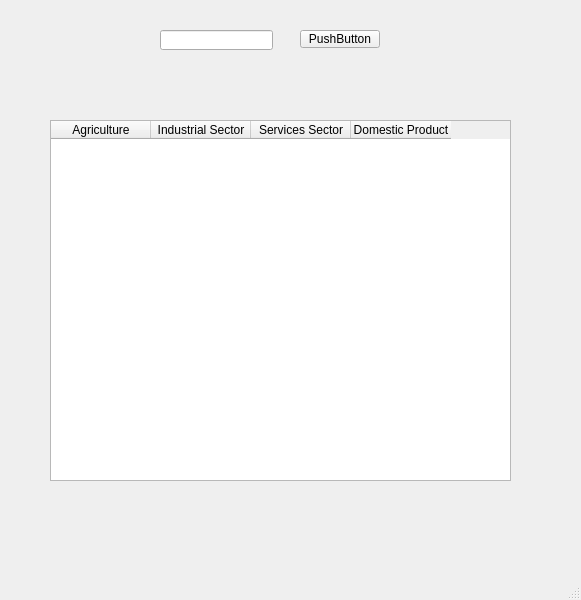
<?xml version="1.0" encoding="UTF-8"?>
<ui version="4.0">
 <class>MainWindow</class>
 <widget class="QMainWindow" name="MainWindow">
  <property name="geometry">
   <rect>
    <x>0</x>
    <y>0</y>
    <width>581</width>
    <height>600</height>
   </rect>
  </property>
  <property name="windowTitle">
   <string>MainWindow</string>
  </property>
  <widget class="QWidget" name="centralwidget">
   <widget class="QPushButton" name="pushButton">
    <property name="geometry">
     <rect>
      <x>300</x>
      <y>30</y>
      <width>80</width>
      <height>18</height>
     </rect>
    </property>
    <property name="text">
     <string>PushButton</string>
    </property>
   </widget>
   <widget class="QLineEdit" name="lineEdit">
    <property name="geometry">
     <rect>
      <x>160</x>
      <y>30</y>
      <width>113</width>
      <height>20</height>
     </rect>
    </property>
   </widget>
   <widget class="QTableWidget" name="tableWidget">
    <property name="geometry">
     <rect>
      <x>50</x>
      <y>120</y>
      <width>461</width>
      <height>361</height>
     </rect>
    </property>
    <property name="minimumSize">
     <size>
      <width>461</width>
      <height>0</height>
     </size>
    </property>
    <property name="maximumSize">
     <size>
      <width>461</width>
      <height>16777215</height>
     </size>
    </property>
    <column>
     <property name="text">
      <string>Agriculture</string>
     </property>
    </column>
    <column>
     <property name="text">
      <string>Industrial Sector</string>
     </property>
    </column>
    <column>
     <property name="text">
      <string>Services Sector</string>
     </property>
    </column>
    <column>
     <property name="text">
      <string>Domestic Product</string>
     </property>
    </column>
   </widget>
  </widget>
  <widget class="QStatusBar" name="statusbar"/>
 </widget>
 <resources/>
 <connections/>
</ui>
